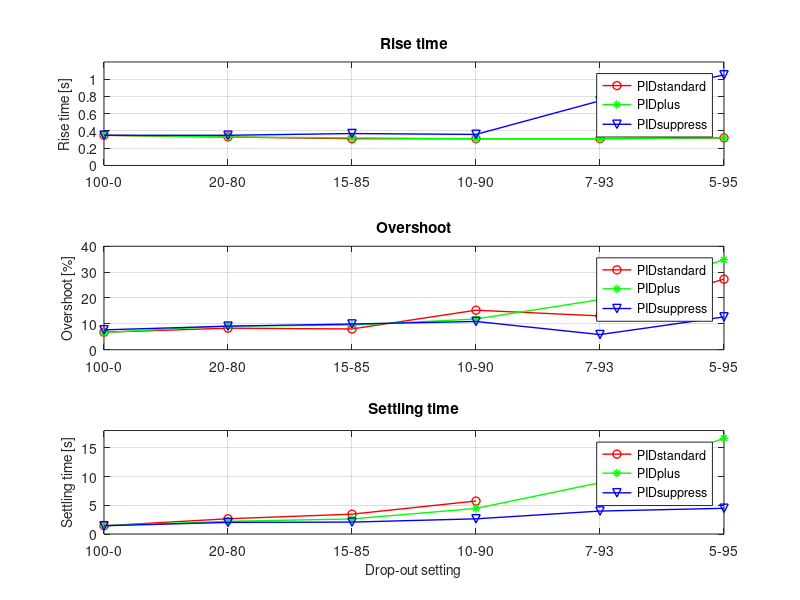
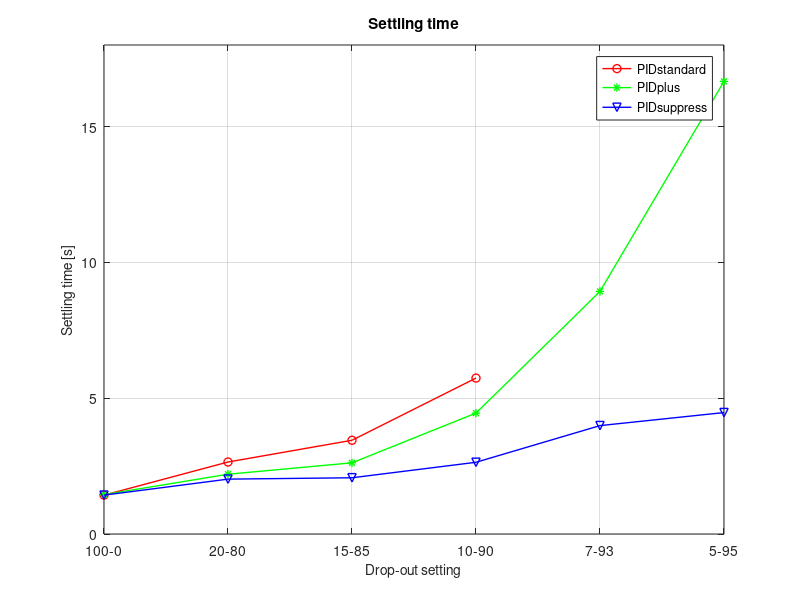

The MATLAB script that drew these images, in order:
clc; clear; close all;

rise_time = [0.32 0.31 0.31 0.31 0.33 0.35;
             0.32 0.31 0.31 0.32 0.33 0.35;
             1.05 0.75 0.36 0.37 0.35 0.35]
         
overshoot = [27.28 13.08 15.28 8.03 8.33 6.77;
             34.81 19.37 11.88 9.50 9.18 6.68;
             12.68 5.86 10.93 9.94 9.11 7.68]
         
settling_time = [0 0 5.74 3.45 2.65 1.43;
                16.66 8.93 4.45 2.62 2.20 1.45;
                4.47 3.99 2.64 2.07 2.02 1.43]

rise_time = fliplr(rise_time);
overshoot = fliplr(overshoot);
settling_time = fliplr(settling_time);

% VIZUALIZE

figure
subplot(3,1,1)
hold on
plot((1:length(rise_time(1,:))), rise_time(1,:), 'r-o', 'LineWidth', 1)
plot((1:length(rise_time(1,:))), rise_time(2,:), 'g-*', 'LineWidth', 1)
plot((1:length(rise_time(1,:))), rise_time(3,:), 'b-v', 'LineWidth', 1)
legend('PIDstandard', 'PIDplus', 'PIDsuppress')
%xlabel('Drop-out setting', 'FontSize', 10)
ylabel('Rise time [s]', 'FontSize', 10)
title('Rise time')
ylim([0 1.2])
xticks(1:1:7)
xticklabels({'100-0','20-80', '15-85', '10-90', '7-93', '5-95'})
set(gcf,'color','w');
grid on
box on
  
%figure
subplot(3,1,2)
hold on
plot((1:length(overshoot(1,:))), overshoot(1,:), 'r-o', 'LineWidth', 1)
plot((1:length(overshoot(1,:))), overshoot(2,:), 'g-*', 'LineWidth', 1)
plot((1:length(overshoot(1,:))), overshoot(3,:), 'b-v', 'LineWidth', 1)
legend('PIDstandard', 'PIDplus', 'PIDsuppress')
legend('PIDstandard', 'PIDplus', 'PIDsuppress')
%xlabel('Drop-out setting', 'FontSize', 10)
ylabel('Overshoot [%]', 'FontSize', 10)
title('Overshoot')
ylim([0 40])
xticks(1:1:7)
xticklabels({'100-0','20-80', '15-85', '10-90', '7-93', '5-95'})
set(gcf,'color','w');
grid on
box on

%figure
subplot(3,1,3)
hold on
plot((1:4), settling_time(1,1:4), 'r-o', 'LineWidth', 1)
plot((1:length(settling_time(2,:))), settling_time(2,:), 'g-*', 'LineWidth', 1)
plot((1:length(settling_time(3,:))), settling_time(3,:), 'b-v', 'LineWidth', 1)
legend('PIDstandard', 'PIDplus', 'PIDsuppress')
legend('PIDstandard', 'PIDplus', 'PIDsuppress')
xlabel('Drop-out setting', 'FontSize', 10)
ylabel('Settling time [s]', 'FontSize', 10)
title('Settling time')
ylim([0 18])
xticks(1:1:7)
xticklabels({'100-0','20-80', '15-85', '10-90', '7-93', '5-95'})
set(gcf,'color','w');
grid on
box on


figure
hold on
plot((1:4), settling_time(1,1:4), 'r-o', 'LineWidth', 1)
plot((1:length(settling_time(2,:))), settling_time(2,:), 'g-*', 'LineWidth', 1)
plot((1:length(settling_time(3,:))), settling_time(3,:), 'b-v', 'LineWidth', 1)
legend('PIDstandard', 'PIDplus', 'PIDsuppress')
legend('PIDstandard', 'PIDplus', 'PIDsuppress')
xlabel('Drop-out setting', 'FontSize', 10)
ylabel('Settling time [s]', 'FontSize', 10)
title('Settling time')
ylim([0 18])
xticks(1:1:7)
xticklabels({'100-0','20-80', '15-85', '10-90', '7-93', '5-95'})
set(gcf,'color','w');
grid on
box on

% 5_95	Rise time	Overshoot	Settling time	
% PIDstandard	0,32	27,28	-	5,000
% PIDplus	0,32	34,81	16,66	1,000
% PIDsuppress	1,05	12,68	4,47	0,000
% 							
% 7_93	Rise time	Overshoot	Settling time	
% PIDstandard	0,31	13,08	-	5,000
% PIDplus	0,31	19,37	8,93	0,000
% PIDsuppress	0,75	5,86	3,99	0,000
% 				
% 10_90	Rise time	Overshoot	Settling time	
% PIDstandard	0,31	15,28	5,74	1,000
% PIDplus	0,31	11,88	4,45	0,000
% PIDsuppress	0,36	10,93	2,64	0,000
% 				
% 15_85	Rise time	Overshoot	Settling time	
% PIDstandard	0,31	8,03	3,29	0,000
% PIDplus	0,32	9,50	2,95	0,000
% PIDsuppress	0,39	9,94	1,80	0,000
% 				
% 20_80	Rise time	Overshoot	Settling time	
% PIDstandard	0,33	8,33	2,65	0,000
% PIDplus	0,33	9,18	2,20	0,000
% PIDsuppress	0,35	9,11	2,02	0,000
% 
% 100_0	Rise time	Overshoot	Settling time	No settling
% PIDstandard	0,35	6,77	1,43	0,000
% PIDplus	0,35	6,68	1,45	0
% PIDsuppress	0,35	6,68	1,43	0
% 				